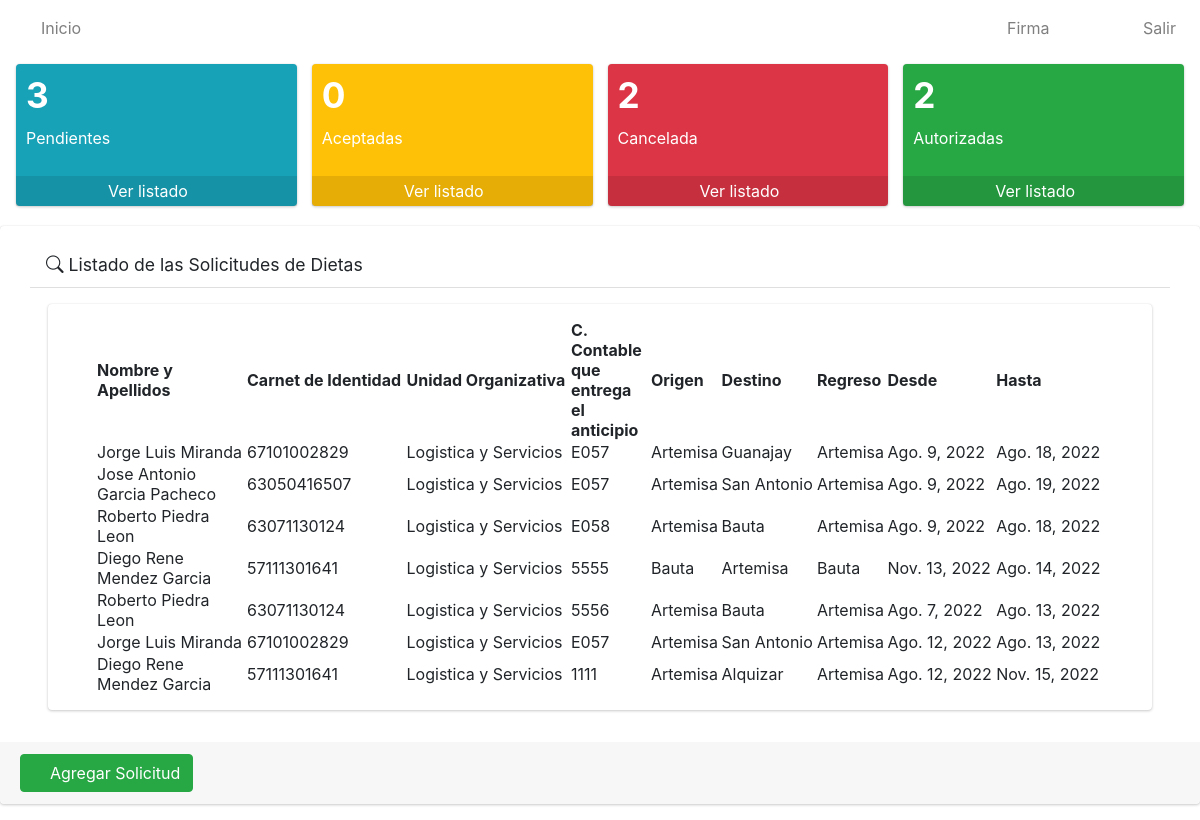
The page / on the database its author committed.
### app/models.py (models this page shows, shortened)
class Solicitud(models.Model):
    numero=models.IntegerField()
    solicitante=models.ForeignKey(User, on_delete=models.CASCADE)
    trabajador=models.ForeignKey(Trabajador, on_delete=models.CASCADE)
    unidad_organizativa=models.ForeignKey(Unidad_Organizativa, on_delete=models.CASCADE)
    c_contable=models.CharField(max_length=4)
    provincia=models.ForeignKey(Provincia, on_delete=models.CASCADE)
    origen=models.ForeignKey(Municipio, on_delete=models.CASCADE, related_name='municipio_origen')
    destino=models.ForeignKey(Municipio, on_delete=models.CASCADE, related_name='municipio_destino')
    regreso=models.ForeignKey(Municipio, on_delete=models.CASCADE, related_name='municipio_regreso')
    fecha_inicio=models.DateField()
    fecha_final=models.DateField()
    estado=models.CharField(max_length=20)
    class Meta:
        verbose_name="Solicitud"
        verbose_name_plural="Solicitudes"

class Trabajador(models.Model):
    nombre_y_apellidos = models.CharField(max_length=80)
    ci=models.CharField(max_length=11, unique=True)
    def __str__(self):
            return self.nombre_y_apellidos
    class Meta:
        verbose_name = "Trabajador"
        verbose_name_plural = "Trabajadores"

class Unidad_Organizativa(models.Model):
    nombre=models.CharField(max_length=100)
    def __str__(self):
        return self.nombre
    class Meta:
        verbose_name="Unidad Organizativa"
        verbose_name_plural="Unidades Organizativas"

class Municipio(models.Model):
    nombre=models.CharField(max_length=30)
    provincia=models.ForeignKey(Provincia, on_delete=models.CASCADE)
    def __str__(self):
        return self.nombre
    class Meta:
        verbose_name="Municipio"
        verbose_name_plural="Municipios"

### app/views.py (the view)
# urls.py: path('', SolicitudListView.as_view(), name='solicitudes' ),
class SolicitudListView(ListView):
    model = Solicitud
    template_name = 'solicitudes/listar.html'
    def dispatch(self, request, *args, **kwargs):
        return super().dispatch(request,*args,** kwargs)
    def get_context_data(self, **kwargs):
        context = super().get_context_data(**kwargs)
        context['title'] = "Listado de Solicitudes"
        listaP = Solicitud.objects.all().filter(estado="Pendiente")
        listaA = Solicitud.objects.all().filter(estado="Aceptada")
        listaAut = Solicitud.objects.all().filter(estado="Autorizada")
        listaC = Solicitud.objects.all().filter(estado="Cancelada")
        if len(listaP) > 0:
            context['cantP'] = len(listaP)
        else:
            context['cantP'] = 0
        if len(listaA) > 0:
            context['cantA'] = len(listaA)
        else:
            context['cantA'] = 0
        if len(listaAut) > 0:
            context['cantAut'] = len(listaAut)
        else:
            context['cantAut'] = 0
        if len(listaC) > 0:
            context['cantC'] = len(listaC)
        else:
            context['cantC'] = 0
        return context

### app/templates/solicitudes/listar.html
{% extends 'base.html' %}
{% load static %}
{% block content %}
    <div class="row pl-3 pr-3" >
        <div class="col-lg-3 ">
            <div class="small-box bg-info">
                <div class="inner">
                    <h3>{{cantP}}</h3> <p>Pendientes</p>
                </div> <div class="icon"><i class="fa fa-question"></i>
            </div>
                <a href="{% url 'pendientes' %}" class="small-box-footer">
                    Ver listado <i class="fas fa-arrow-circle-right"></i>
                </a>
            </div>
        </div>
        <div class="col-lg-3 col-6 ">
            <div class="small-box bg-warning">
                <div class="inner">
                    <h3 style="color: white;">{{cantA}}</h3> <p style="color: white;">Aceptadas</p>
                </div>
                <div class="icon"><i class="fas  fa-check"></i>
                </div>
                <a href="{% url 'aceptadas' %}" class="small-box-footer" style="color: white !important;">
                Ver listado <i class="fas fa-arrow-circle-right" style="color: white;"></i>
                </a>
            </div>
        </div>
        <div class="col-lg-3 col-6 ">
            <div class="small-box bg-danger">
                <div class="inner">
                    <h3>{{cantC}}</h3> <p>Cancelada</p>
                </div>
                <div class="icon"><i class="fas fa-times-circle"></i>
                </div>
                <a href="{% url 'canceladas' %}" class="small-box-footer">
                Ver listado <i class="fas fa-arrow-circle-right"></i>
                </a>
            </div>
        </div>
         <div class="col-lg-3 col-6 ">
            <div class="small-box bg-success">
                <div class="inner">
                    <h3 style="color: white;">{{cantAut}}</h3> <p style="color: white;">Autorizadas</p>
                </div>
                <div class="icon"><i class="fas fa-check-square"></i>
                </div>
                <a href="{% url 'autorizadas' %}" class="small-box-footer" style="color: white !important;">
                Ver listado <i class="fas fa-arrow-circle-right" style="color: white;"></i>
                </a>
            </div>
        </div>
    </div>
    <div class=" card card-default">
        <div class="card-header px-3 mb-3 mt-3 container">
            <h3 class="card-title">
            <i class="fas fa-exclamation-triangle bi bi-search"></i>
                Listado de las Solicitudes de Dietas
            </h3>
            </div>
        <div class="card card-body content-header mx-5 px-5">
            <table id="myTable" class="display" style="width: 100%;">
                <thead>
                    <tr>
                        <th>Nombre y Apellidos</th>
                        <th>Carnet de Identidad</th>
                        <th>Unidad Organizativa</th>
                        <th>C. Contable que entrega el anticipio</th>
                        <th>Origen</th>
                        <th>Destino</th>
                        <th>Regreso</th>
                        <th>Desde</th>
                        <th>Hasta</th>
                    </tr>
                </thead>
                <tbody>
                    {% for i in object_list %}
                    <tr>
                        <td style="width: 150px;">{{i.trabajador}}</td>
                        <td>{{i.trabajador.ci}}</td>
                        <td>{{i.unidad_organizativa}}</td>
                        <td style="width: 80px;">{{i.c_contable}}</td>
                        <td>{{i.origen}}</td>
                        <td>{{i.destino}}</td>
                        <td>{{i.regreso}}</td>
                        <td>{{i.fecha_inicio}}</td>
                        <td>{{i.fecha_final}}</td>
                    </tr>
                    {% endfor %}
                </tbody>
            </table>
        </div>
        <div class=" card-footer mt-3">
            <a href="{% url 'crear_solicitud' %}" type="button" class="btn btn-primary btn-success">
                <i class="fas fa-plus"></i>
                Agregar Solicitud
            </a>
        </div>
    </div>
{% endblock %}

### rows shown on the page
Solicitud: trabajador "Jorge Luis Miranda", trabajador.ci "67101002829", unidad_organizativa "Logistica y Servicios", c_contable "E057", origen "Artemisa", destino "Guanajay", regreso "Artemisa", fecha_inicio "Ago. 9, 2022", fecha_final "Ago. 18, 2022"
Solicitud: trabajador "Jose Antonio Garcia Pacheco", trabajador.ci "63050416507", unidad_organizativa "Logistica y Servicios", c_contable "E057", origen "Artemisa", destino "San Antonio", regreso "Artemisa", fecha_inicio "Ago. 9, 2022", fecha_final "Ago. 19, 2022"
Solicitud: trabajador "Roberto Piedra Leon", trabajador.ci "63071130124", unidad_organizativa "Logistica y Servicios", c_contable "E058", origen "Artemisa", destino "Bauta", regreso "Artemisa", fecha_inicio "Ago. 9, 2022", fecha_final "Ago. 18, 2022"
Solicitud: trabajador "Diego Rene Mendez Garcia", trabajador.ci "57111301641", unidad_organizativa "Logistica y Servicios", c_contable "5555", origen "Bauta", destino "Artemisa", regreso "Bauta", fecha_inicio "Nov. 13, 2022", fecha_final "Ago. 14, 2022"
Solicitud: trabajador "Roberto Piedra Leon", trabajador.ci "63071130124", unidad_organizativa "Logistica y Servicios", c_contable "5556", origen "Artemisa", destino "Bauta", regreso "Artemisa", fecha_inicio "Ago. 7, 2022", fecha_final "Ago. 13, 2022"
Solicitud: trabajador "Jorge Luis Miranda", trabajador.ci "67101002829", unidad_organizativa "Logistica y Servicios", c_contable "E057", origen "Artemisa", destino "San Antonio", regreso "Artemisa", fecha_inicio "Ago. 12, 2022", fecha_final "Ago. 13, 2022"
Solicitud: trabajador "Diego Rene Mendez Garcia", trabajador.ci "57111301641", unidad_organizativa "Logistica y Servicios", c_contable "1111", origen "Artemisa", destino "Alquizar", regreso "Artemisa", fecha_inicio "Ago. 12, 2022", fecha_final "Nov. 15, 2022"

### other values the page prints
{{ cantP }} "3"
{{ cantA }} "0"
{{ cantC }} "2"
{{ cantAut }} "2"
